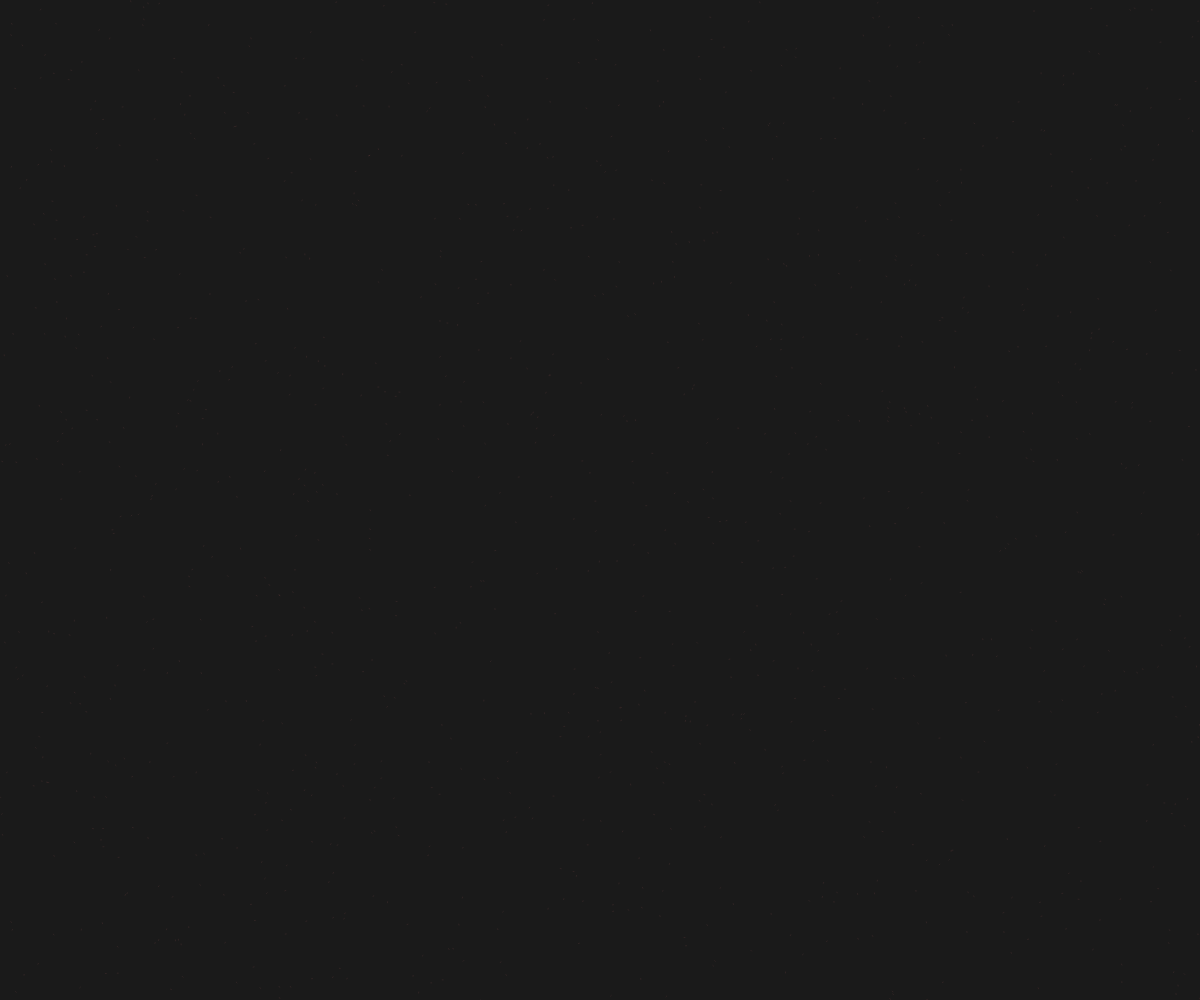
Frame 1 (no input)
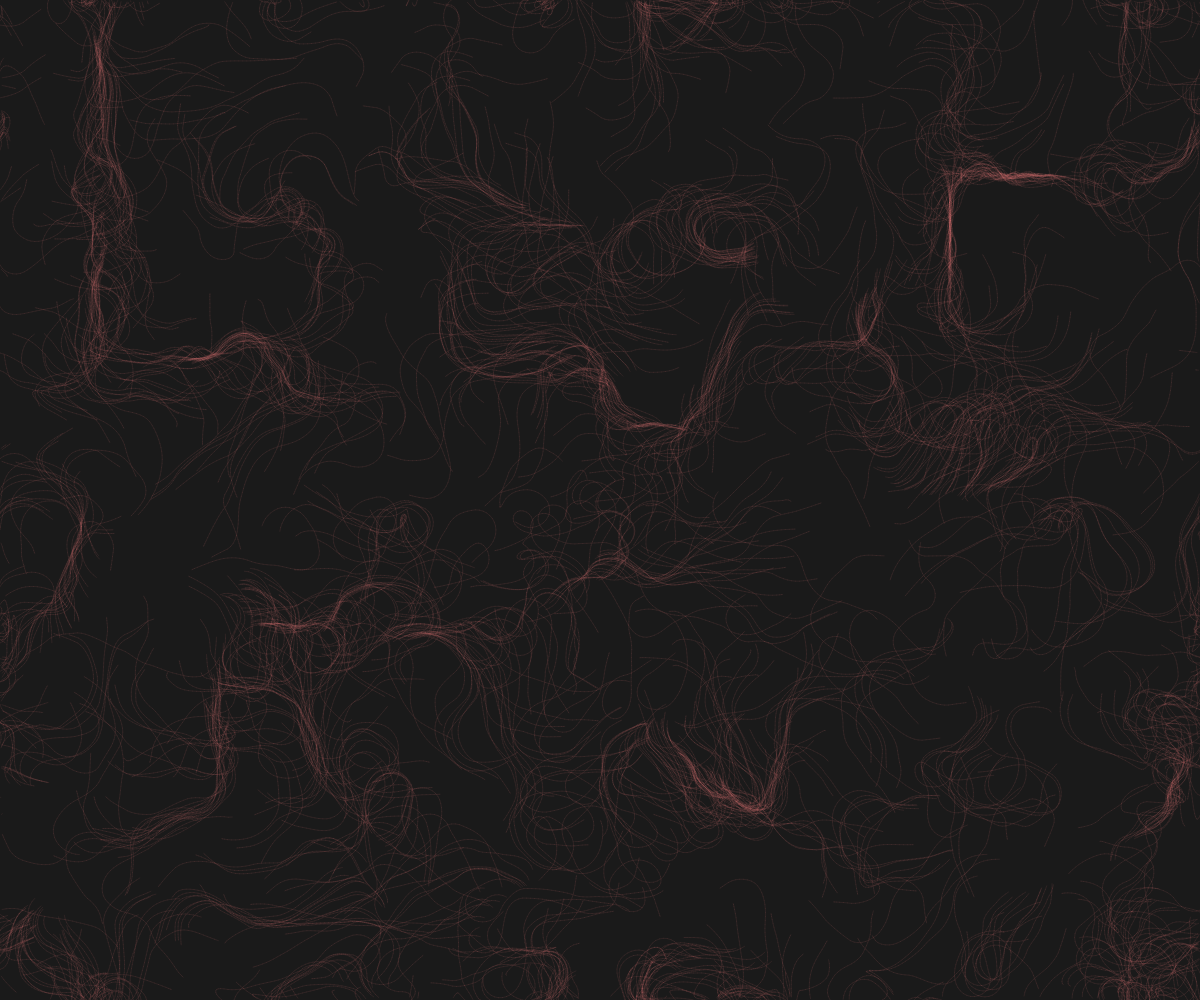
Frame 60 (no input)
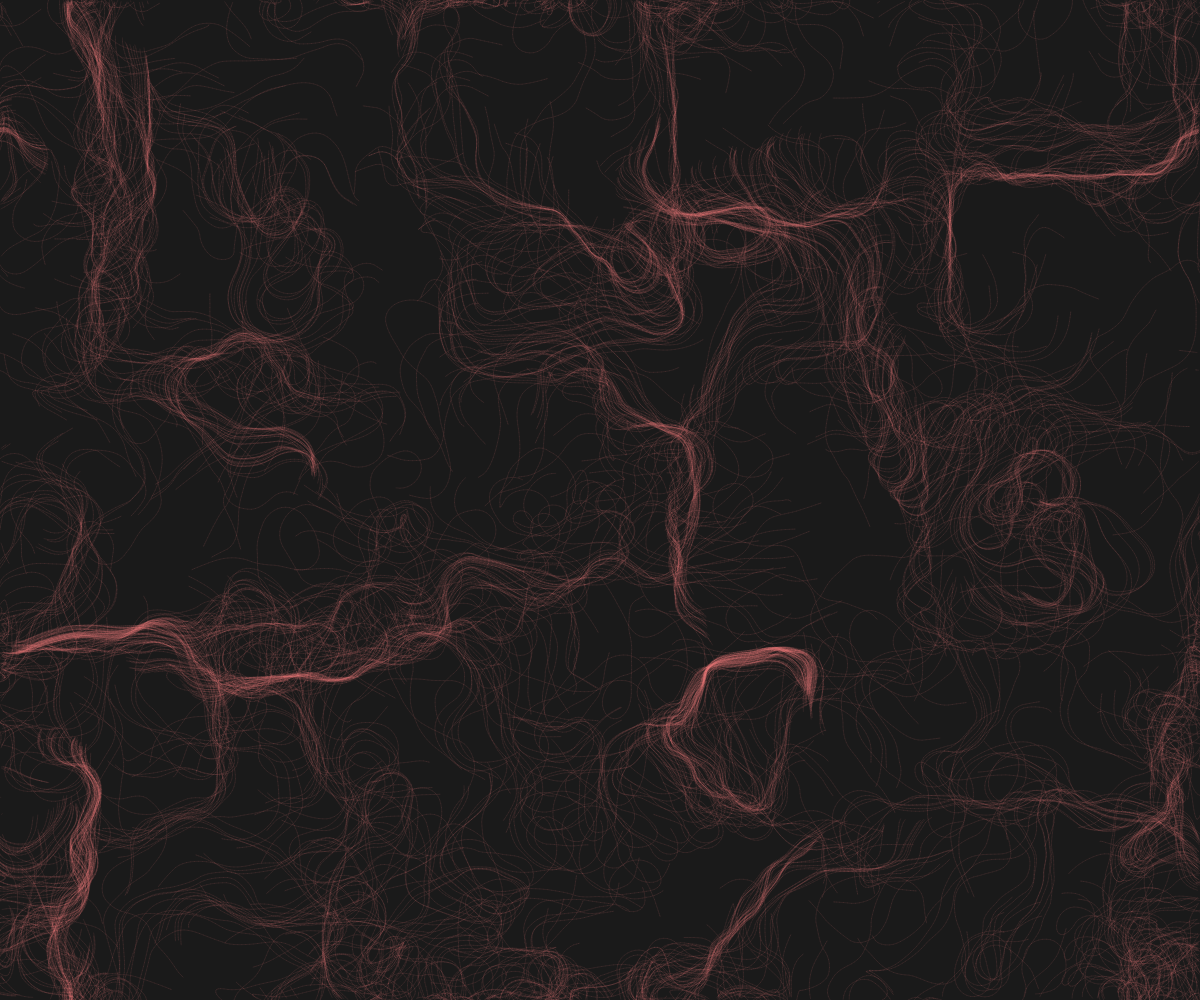
Frame 120 (the mouse pressed at the canvas centre since frame 60)

The p5.js sketch that drew these frames (run headless with seeded random() and noise() and a simulated clock; from frame 60 on, the mouse is pressed at the canvas centre):

// p5.js sketch
// ── sketch.js
var fr = 30;
var cols, rows, totalCount;
var zoff = 0;


var flowfield;
var particles = [];
var numberOfParticles = 1200;

var inc = 0.1;
var scl = 25;

function setup() {
  frameRate(fr);
  createCanvas(windowWidth, windowHeight);
  colorMode(HSB, 100);
  cols = floor(width / scl);
  rows = floor(height / scl);
  totalCount = cols * rows;
  background(10);

  flowfield = new Array(totalCount);
  for (var i = 0; i < numberOfParticles; i++) {
    particles[i] = new Particle();
  }

  }

function draw() {
  
  var yoff = 0;
  for (var y = 0; y < rows; y++) {
    var xoff = 0;
    for (var x = 0; x < cols; x++) {
      var index = x + y * cols;
      var angle = noise(xoff, yoff, zoff) * TWO_PI * 4;
      var v = p5.Vector.fromAngle(angle);
      v.setMag(1);
      flowfield[index] = v;
      xoff += inc;
      stroke(0, 50);
    }
    yoff += inc;
    zoff += 0.0003;
    }
    for (let i = 0; i < particles.length; i++) {
      particles[i].follow(flowfield);
      particles[i].update();
      particles[i].edges();
      particles[i].show();
    }  
  
}
// ── particle.js
class Particle {
    constructor() {
        this.pos = createVector(random(width), random(height));
        this.vel = createVector(0, 0);
        this.acc = createVector(0, 0);
        this.maxspeed = 4;
        this.alphaPower = 9;
        this.prevPos = this.pos.copy();
    }
    update() {
        this.vel.add(this.acc);
        this.vel.limit(this.maxspeed);
        this.pos.add(this.vel);
        this.acc.mult(0);
      }


  follow(vectors) {
    var x = floor(this.pos.x / scl);
    var y = floor(this.pos.y / scl);
    var index = x + y * cols;
    var force = vectors[index];
    this.applyForce(force);
  }

  applyForce(force) {
    this.acc.add(force);
  }

  show() {
    stroke(0, 50, 150, this.alphaPower);
    strokeWeight(1);
    line(this.pos.x, this.pos.y, this.prevPos.x, this.prevPos.y);
    this.updatePrev();
  }

  updatePrev() {
    this.prevPos.x = this.pos.x;
    this.prevPos.y = this.pos.y;
  }

  edges() {
    if (this.pos.x > width) {
      this.pos.x = 0;
      this.updatePrev();
    }
    if (this.pos.x < 0) {
      this.pos.x = width;
      this.updatePrev();
    }
    if (this.pos.y > height) {
      this.pos.y = 0;
      this.updatePrev();
    }
    if (this.pos.y < 0) {
      this.pos.y = height;
      this.updatePrev();
    }

  }
}
